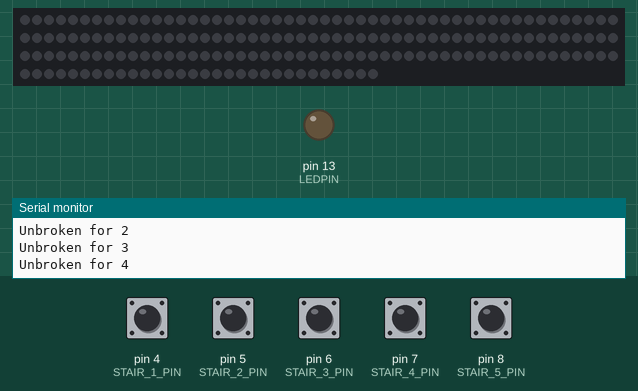
The sketch below on a simulated Arduino Uno, built with avr-gcc and run on an emulated ATmega328P. On the bench: 180 RGB LEDs in strip order, left to right, continuing on the next row, output pins drawn as LEDs (lit = HIGH), the last lines printed to the serial monitor. Inputs (shaded band) come from the test bench; at power-on: pin 4 (STAIR_1_PIN), pin 5 (STAIR_2_PIN), pin 6 (STAIR_3_PIN), pin 7 (STAIR_4_PIN), pin 8 (STAIR_5_PIN) HIGH.

Above: at 7.4 s.
7.5 s: pin 8 (STAIR_5_PIN) pulled LOW for 0.2 s
At 10.6 s:
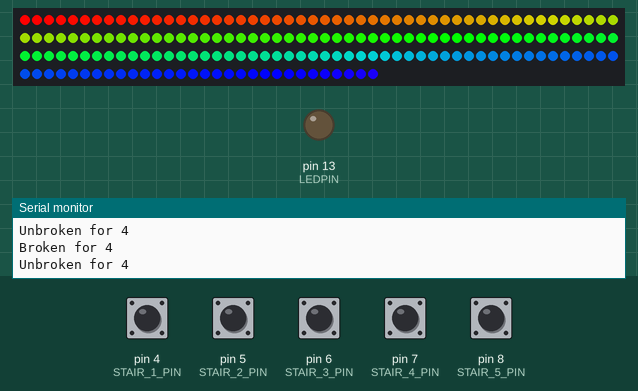
10.7 s: pin 4 (STAIR_1_PIN) pulled LOW for 1 s
At 13.6 s:
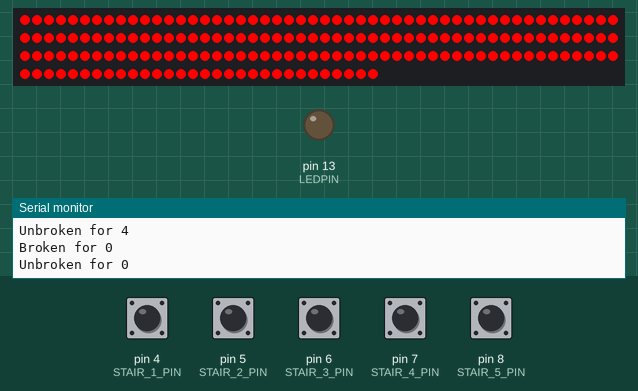
14.7 s: pin 5 (STAIR_2_PIN) pulled LOW for 0.2 s
At 16.7 s:
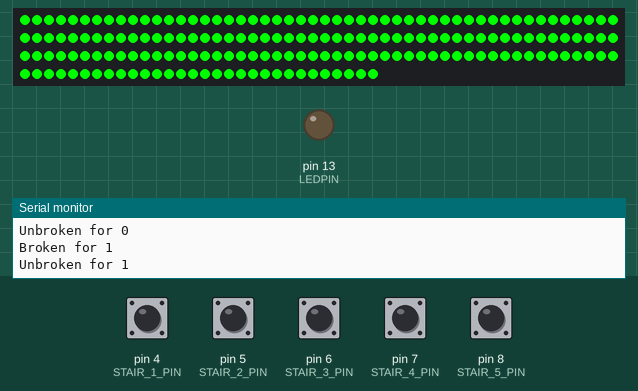
17.9 s: pin 6 (STAIR_3_PIN) pulled LOW for 0.2 s
At 20.2 s:
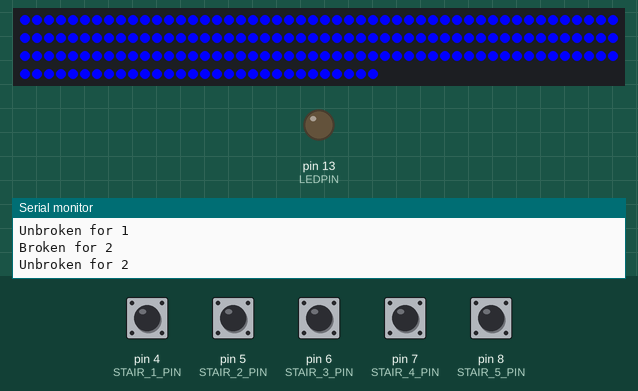
21.1 s: pin 8 (STAIR_5_PIN) pulled LOW for 1 s
At 24.8 s:
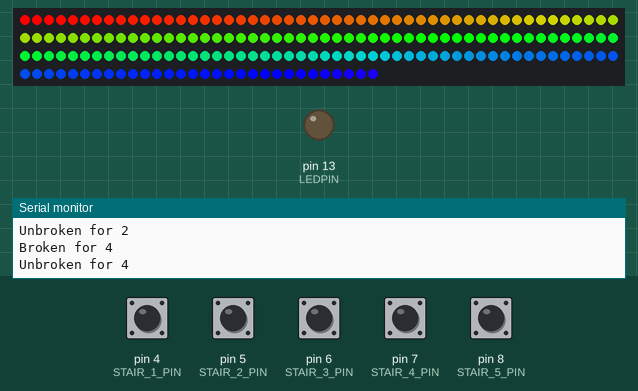
25.1 s: pin 8 (STAIR_5_PIN) pulled LOW for 0.2 s
At 26.4 s:
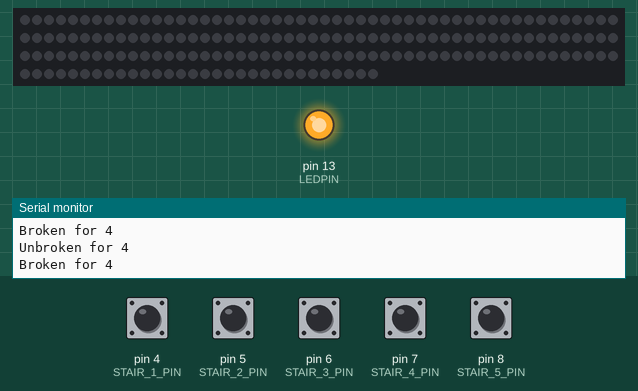
Timing chart, 0 to 29.3 s (numbered marks = the images above; inputs shaded):
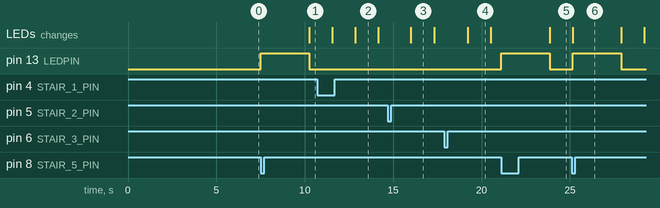

The sketch:

stairs_lighting.ino
```cpp
/*
 *  Stairs projet
 */
#include <Adafruit_NeoPixel.h>

#define NEOPIXEL_PIN 11
#define LEDPIN 13

#define STAIR_1_PIN 4
#define STAIR_2_PIN 5
#define STAIR_3_PIN 6
#define STAIR_4_PIN 7
#define STAIR_5_PIN 8

#define WALKING_UP    1
#define WALKING_DOWN  2
#define WALKING_TIMEOUT 2000

#define DEBUG
#define DEBUG_STAIR_PIN STAIR_5_PIN

struct walking_state {
  int firstStep;
  long firstStepTime;
  int walkingDirection;
};
struct walking_state state;

struct stair {
  int pin;
  int sensorState;
  int lastState;
  uint32_t color;
  int active;
};

#define NUM_OF_STAIRS 5
struct stair stairs[NUM_OF_STAIRS];

// IMPORTANT: To reduce NeoPixel burnout risk, add 1000 uF capacitor across
// pixel power leads, add 300 - 500 Ohm resistor on first pixel's data input
// and minimize distance between Arduino and first pixel.  Avoid connecting
// on a live circuit...if you must, connect GND first.
Adafruit_NeoPixel strip = Adafruit_NeoPixel(180, NEOPIXEL_PIN, NEO_GRB + NEO_KHZ800);

void setup() {
  strip.begin();
  strip.show(); // Initialize all pixels to 'off'

  initStair(0, STAIR_1_PIN, strip.Color(255, 0, 0));    //red
  initStair(1, STAIR_2_PIN, strip.Color(0, 255, 0));    //green
  initStair(2, STAIR_3_PIN, strip.Color(0, 0, 255));    //blue
  initStair(3, STAIR_4_PIN, strip.Color(255, 100, 0));  //orange
  initStair(4, STAIR_5_PIN, strip.Color(75, 0, 255));  //purple

  // initialize the LED pin as an output:
  pinMode(LEDPIN, OUTPUT);

  clearWalkingState();

  Serial.begin(115200);
}

void loop(){

  if (state.firstStep != -1) {
    long elapsed =  millis() - state.firstStepTime;
    //Serial.println(elapsed);
    if (elapsed > WALKING_TIMEOUT) {
     clearWalkingState();
    }
  }

  for (int i = 0; i < NUM_OF_STAIRS; i++) {

    int sensorState = stairs[i].sensorState;
    int lastState = stairs[i].lastState;

    sensorState = digitalRead(stairs[i].pin);

#ifdef DEBUG
    toggleDebugLED(sensorState, &stairs[i]);
#endif

    if (sensorState && !lastState) {
      Serial.print("Unbroken for ");
      Serial.println(i);
      colorWipe(strip.Color(0, 0, 0), 0, state.walkingDirection); // off

    }
    if (!sensorState && lastState) {
      Serial.print("Broken for ");
      Serial.println(i);

      if (state.firstStep == -1) {
        state.firstStep = i;
        state.walkingDirection = i < 2 ? WALKING_UP : WALKING_DOWN;
      }

      if (i == 4) {
        rainbow(0, state.walkingDirection);
      } else {
        colorWipe(stairs[i].color, 0, state.walkingDirection);
      }
    }

    if (state.firstStep != -1 && !sensorState) {
      state.firstStepTime = millis();
    }

    lastState = sensorState;
    stairs[i].lastState = lastState;
  }
}

void toggleDebugLED(int sensorState, struct stair *stair) {
      if (DEBUG_STAIR_PIN == stair->pin) {
      // check if the sensor beam is broken
      // if it is, the sensorState is LOW:
      if (sensorState == LOW) {
        // turn LED on:
        digitalWrite(LEDPIN, HIGH);
      }
      else {
        // turn LED off:
        digitalWrite(LEDPIN, LOW);
      }
    }
}

void clearWalkingState() {
    state.firstStep = -1;
    state.walkingDirection = WALKING_UP;
}

void disableStair(int index)
{
  if (index > 0 && index < NUM_OF_STAIRS) {
    stairs[index].active = 0;
  }
}

void initStair(int index, int pin, uint32_t color) {
  stairs[index].pin = pin;
  stairs[index].sensorState = 0;
  stairs[index].lastState = 0;
  stairs[index].color = color;
  stairs[index].active = 1;
    // initialize the sensor pin as an input:
  pinMode(stairs[index].pin, INPUT);
  digitalWrite(stairs[index].pin, HIGH); // turn on the pullup
}

void rainbow(uint8_t wait, int direct) {
  if (direct == WALKING_DOWN) {
    int16_t i, j;

    for(j=0; j<256; j++) {
      for(i=(strip.numPixels() - 1); i >= 0; i--) {
        strip.setPixelColor(i, Wheel((i+j) & 255));
      }
      strip.show();
      delay(wait);
    }
  } else {
    uint16_t i, j;

    for(j=0; j<256; j++) {
      for(i=0; i<strip.numPixels(); i++) {
        strip.setPixelColor(i, Wheel((i+j) & 255));
      }
      strip.show();
      delay(wait);
    }
  }
}


// Input a value 0 to 255 to get a color value.
// The colours are a transition r - g - b - back to r.
uint32_t Wheel(byte WheelPos) {
  WheelPos = 255 - WheelPos;
  if(WheelPos < 85) {
   return strip.Color(255 - WheelPos * 3, 0, WheelPos * 3);
  } else if(WheelPos < 170) {
    WheelPos -= 85;
   return strip.Color(0, WheelPos * 3, 255 - WheelPos * 3);
  } else {
   WheelPos -= 170;
   return strip.Color(WheelPos * 3, 255 - WheelPos * 3, 0);
  }
}

// Fill the dots one after the other with a color
void colorWipe(uint32_t c, uint8_t wait, int direct) {
  if (direct == WALKING_DOWN) {
      /*
       * Okay, learned something today.
       * You need to make this signed and not unsigned.
       * Or the loop will cause the arduino to crash.
       * Offical documentation from Adafruit:
       *
       * Counting down to 0 with an unsigned integer (uint16_t)
       * causes an issue. (An unsigned integer will always be >=0,
       * thus causing an infinite loop.)
       */
      for(int16_t i = (strip.numPixels() - 1); i >= 0; i--) {
        strip.setPixelColor(i, c);
        strip.show();
        delay(wait);
      }
  } else {
    for(uint16_t i=0; i<strip.numPixels(); i++) {
        strip.setPixelColor(i, c);
        strip.show();
        delay(wait);
    }
  }
}

//Theatre-style crawling lights.
void theaterChase(uint32_t c, uint8_t wait) {
  for (int j=0; j<10; j++) {  //do 10 cycles of chasing
    for (int q=0; q < 3; q++) {
      for (int i=0; i < strip.numPixels(); i=i+3) {
        strip.setPixelColor(i+q, c);    //turn every third pixel on
      }
      strip.show();

      delay(wait);

      for (int i=0; i < strip.numPixels(); i=i+3) {
        strip.setPixelColor(i+q, 0);        //turn every third pixel off
      }
    }
  }
}
```

Measured:
- after the input at 7.5 s, pin 13 (LEDPIN): LOW → HIGH at once, → LOW 2.7 s later; the LEDs: change after 2.7 s (image 1)
- after the input at 10.7 s, the LEDs: first differ from a run without the input after 2.2 s (image 2)
- after the input at 14.7 s, the LEDs: change after 1.3 s (image 3)
- after the input at 17.9 s, the LEDs: change after 1.3 s (image 4)
- after the input at 21.1 s, pin 13 (LEDPIN): LOW → HIGH at once, → LOW 2.7 s later; the LEDs: change after 2.7 s (image 5)
- after the input at 25.1 s, pin 13 (LEDPIN): LOW → HIGH after 0.05 s, → LOW 2.7 s later
- what the display in image 2 shows lasts 1.3 s, from 12.9 s to 14.2 s
